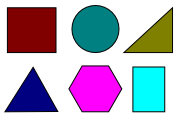
//> input picture Imagem/algoritmos/shapes/detect-simple-shapes-feat-img1.png, 180 x 120 px, given in place of the camera
$ ./shapes   (built with g++ and OpenCV 4)
//> lines starting //> are read from the running program, lines starting //| are printed output that depends on the picture; after the words box and inside, x2 and y2 are one past the last pixel; in counts of white or black regions, pixels touching at a corner belong together
/**
 * Simple shape detector program.
 * It loads an image and tries to find simple shapes (rectangle, triangle, circle, etc) in it.
 * This program is a modified version of `squares.cpp` found in the OpenCV sample dir.
 */
#include <opencv2/highgui/highgui.hpp>
#include <opencv2/imgproc/imgproc.hpp>
#include <cmath>
#include <iostream>

/**
 * Helper function to find a cosine of angle between vectors
 * from pt0->pt1 and pt0->pt2
 */
static double angle(cv::Point pt1, cv::Point pt2, cv::Point pt0)
{
	double dx1 = pt1.x - pt0.x;
	double dy1 = pt1.y - pt0.y;
	double dx2 = pt2.x - pt0.x;
	double dy2 = pt2.y - pt0.y;
	return (dx1*dx2 + dy1*dy2)/sqrt((dx1*dx1 + dy1*dy1)*(dx2*dx2 + dy2*dy2) + 1e-10);
}

/**
 * Helper function to display text in the center of a contour
 */
void setLabel(cv::Mat& im, const std::string label, std::vector<cv::Point>& contour)
{
	int fontface = cv::FONT_HERSHEY_SIMPLEX;
	double scale = 0.4;
	int thickness = 1;
	int baseline = 0;

	cv::Size text = cv::getTextSize(label, fontface, scale, thickness, &baseline);
	cv::Rect r = cv::boundingRect(contour);

	cv::Point pt(r.x + ((r.width - text.width) / 2), r.y + ((r.height + text.height) / 2));
	cv::rectangle(im, pt + cv::Point(0, baseline), pt + cv::Point(text.width, -text.height), CV_RGB(255,255,255), CV_FILLED);
	cv::putText(im, label, pt, fontface, scale, CV_RGB(0,0,0), thickness, 8);
}

int main(int argc, char **argv)
{
	/*if (argc < 2)
		return -1;
	//cv::Mat src = cv::imread("polygon.png");
	cv::Mat src = cv::imread(argv[1]);
	if (src.empty())
		return -1;*/
	for (;;) {
		cv::VideoCapture cap(1);
		cv::Mat src;
		cap >> src;
//> src is the input picture: 120 rows x 180 cols, CV_8UC3; mean B, G, R 191, 169.9, 177.1

		// Convert to grayscale
		cv::Mat gray;
		cv::cvtColor(src, gray, CV_BGR2GRAY);
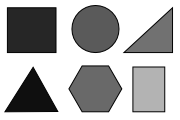
//> gray: 120 rows x 180 cols, CV_8UC1; min 0, max 255, mean 174.4

		// Use Canny instead of threshold to catch squares with gradient shading
		cv::Mat bw;
		cv::Canny(gray, bw, 0, 50, 5);
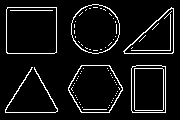
//> bw: 120 rows x 180 cols, CV_8UC1; 7% white in thin lines or dots, all inside (x1, y1, x2, y2) = (5, 4, 174, 113)

		// Find contours
		std::vector<std::vector<cv::Point> > contours;
		cv::findContours(bw.clone(), contours, CV_RETR_EXTERNAL, CV_CHAIN_APPROX_SIMPLE);
//> contours = 6 contours; box (x1, y1, x2, y2) and area: (6, 7, 57, 54) 2296, (68, 65, 123, 113) 1963, (71, 4, 120, 54) 1864, (131, 65, 166, 113) 1587, (123, 7, 174, 54) 1252, (5, 67, 58, 113) 50

		std::vector<cv::Point> approx;
		cv::Mat dst = src.clone();

		for (int i = 0; i < contours.size(); i++)
		{
			// Approximate contour with accuracy proportional
			// to the contour perimeter
			cv::approxPolyDP(cv::Mat(contours[i]), approx, cv::arcLength(cv::Mat(contours[i]), true)*0.02, true);

			// Skip small or non-convex objects
			if (std::fabs(cv::contourArea(contours[i])) < 100 || !cv::isContourConvex(approx))
				continue;

			if (approx.size() == 3)
			{
				setLabel(dst, "TRI", contours[i]);    // Triangles
			}
			else if (approx.size() >= 4 && approx.size() <= 6)
			{
				// Number of vertices of polygonal curve
				int vtc = approx.size();

				// Get the cosines of all corners
				std::vector<double> cos;
				for (int j = 2; j < vtc+1; j++)
					cos.push_back(angle(approx[j%vtc], approx[j-2], approx[j-1]));

				// Sort ascending the cosine values
				std::sort(cos.begin(), cos.end());

				// Get the lowest and the highest cosine
				double mincos = cos.front();
				double maxcos = cos.back();

				// Use the degrees obtained above and the number of vertices
				// to determine the shape of the contour
				if (vtc == 4 && mincos >= -0.1 && maxcos <= 0.3)
					setLabel(dst, "RECT", contours[i]);
				else if (vtc == 5 && mincos >= -0.34 && maxcos <= -0.27)
					setLabel(dst, "PENTA", contours[i]);
				else if (vtc == 6 && mincos >= -0.55 && maxcos <= -0.45)
					setLabel(dst, "HEXA", contours[i]);
			}
			else
			{
				// Detect and label circles
				double area = cv::contourArea(contours[i]);
				cv::Rect r = cv::boundingRect(contours[i]);
				int radius = r.width / 2;

				if (std::abs(1 - ((double)r.width / r.height)) <= 0.2 &&
					std::abs(1 - (area / (CV_PI * std::pow(radius, 2)))) <= 0.2)
					setLabel(dst, "CIR", contours[i]);
			}
		}
//> this loop made 6 passes
//> (approx, vtc, text in setLabel, r in setLabel, pt in setLabel) on pass 5: (4 Points (x, y): [7, 7], [7, 53], [56, 52], [56, 7], 4, Size(32, 9), Rect(6, 7, 51, 47), Point(15, 35))
//> (area, radius, text in setLabel, r in setLabel, pt in setLabel) on pass 6: (1864, 24, Size(21, 9), Rect(71, 4, 49, 50), Point(85, 33))
//> pass 2, in setLabel, `cv::putText(im, label, pt, fontface, scale, CV_RGB(0,0,0), thickness, ..`:
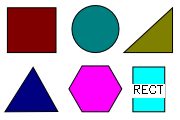
//> im: 120 rows x 180 cols, CV_8UC3; 2.14% of pixels changed, all inside (x1, y1, x2, y2) = (132, 84, 165, 98)
//> pass 3, in setLabel (call 2), `cv::putText(im, label, pt, fontface, scale, CV_RGB(0,0,0), thickness, ..`:
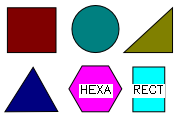
//> im: 120 rows x 180 cols, CV_8UC3; 2.2% of pixels changed, all inside (x1, y1, x2, y2) = (79, 84, 113, 98)
//> after the loop:
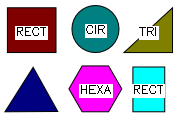
//> dst: 120 rows x 180 cols, CV_8UC3; 8.97% of pixels changed, all inside (x1, y1, x2, y2) = (15, 24, 165, 98)
//> after the loop, approx = 8 Points (x, y): [92, 4], [75, 14], [71, 34], [81, 49], [98, 53], [115, 43], [119, 23], [109, 8]

		cv::imshow("src", src);
		cv::imshow("dst", dst);
		cv::waitKey(0);
	}
	return 0;
}
